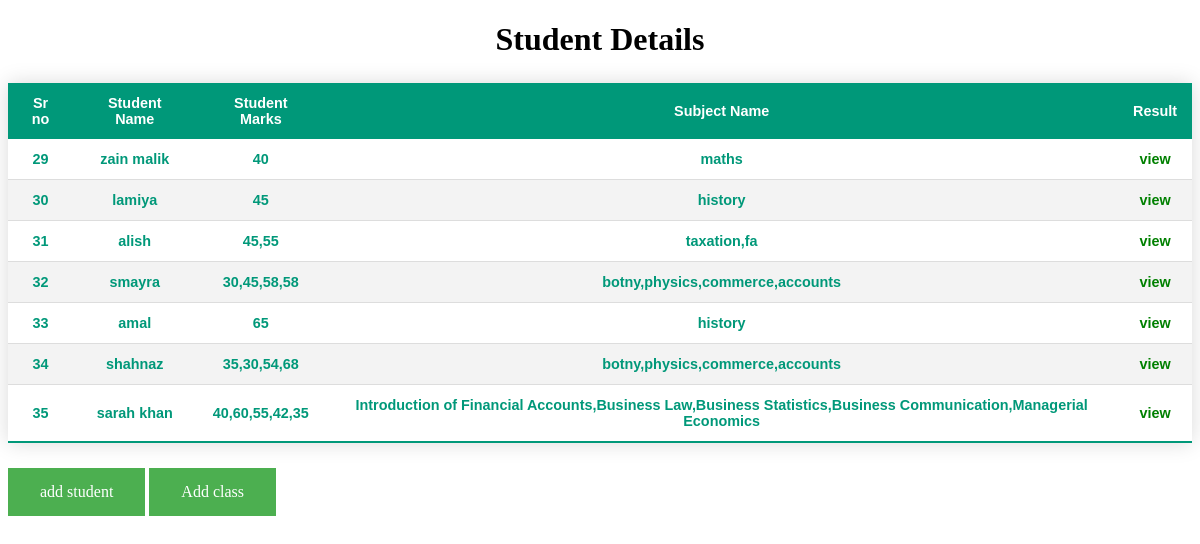
The page / on the database its author committed.
### tables this page shows
CREATE TABLE `student_table` (
  `id` int(11) NOT NULL,
  `class_id` varchar(250) NOT NULL,
  `student_name` varchar(250) NOT NULL,
  `student_marks` varchar(250) NOT NULL
);

CREATE TABLE `class_table` (
  `id` int(11) NOT NULL,
  `class_name` varchar(255) NOT NULL,
  `subject_name` varchar(255) NOT NULL,
  `passing_marks` varchar(255) NOT NULL,
  `maximum_marks` varchar(255) NOT NULL
);

### class_include.php (called while the page is built, shortened)
<?php
class classproject
{
  public $servername = 'localhost';
  public $username   = 'root';
  public $password   = '';
  public $dbname     = 'class';
  public $connect;
  public function __construct()
 {
   $this->connect = new mysqli($this->servername,$this->username,$this->password,$this->dbname);
   if(mysqli_connect_error()){
      trigger_error("failed to connect database".mysqli_connect_error());
    }else{
     return $this->connect;
    }
  }
   public function studentTable()
  {
      $sql = "SELECT student_table.id,student_table.student_name,student_table.student_marks,class_table.subject_name
              FROM student_table
              inner JOIN class_table ON class_table.id=student_table.class_id";
      $result = $this->connect->query($sql);
      $data = array();
      while($row = $result->fetch_assoc()){
      $data[] = $row;
      }
      return $data;
  }
 }
?>

### index.php (the view, shortened to what this page needs)
<?php
include ('class_include.php');
   $classObj = new classproject();
   $userview = $classObj->studentTable();
?>
<!DOCTYPE html>
<html>
<head>
</head>
<body>
<table class="styled-table" style="text-align:center;" width="100%">
    <thead>
        <h1 style="text-align:center;">Student Details</h1>
        <tr style="text-align:center;">
             <th>Sr no</th>
            <th>Student Name</th>
            <th>Student Marks</th>
            <th>Subject Name</th>
            <th>Result</th>
        </tr>
    </thead>
    <tbody>
 <?php
 if (is_array($userview)) {
    foreach ($userview as $row)
    {
 ?>
           <tr class="active-row">
                   <td><?php echo $row['id']?></td>
                  <td><?php echo $row['student_name']?></td>
                  <td><?php echo $row['student_marks']?></td>
                  <td><?php echo $row['subject_name']?></td>
                  <td><a href="class_student_result.php?uid=<?php echo $row["id"];?>" style="text-decoration:none; color: green;">view</a></td>
            </tr>
<?php
   }
}
?>
    </tbody>
</table>
<a class="button" href="class_student_insert.php" style="text-decoration:none;">add student</a>
<a class="button" href="class_insert.php" style="text-decoration:none;"> Add class</a>
</body>
</html>

### index.php (style rules this page uses)
.styled-table { border-collapse: collapse; margin: 25px 0; font-size: 0.9em; font-family: sans-serif; min-width: 400px; box-shadow: 0 0 20px rgba(0, 0, 0, 0.15); }
.styled-table thead tr { background-color: #009879; color: #ffffff; text-align: left; }
.styled-table th, .styled-table td { padding: 12px 15px; }
.styled-table tbody tr { border-bottom: 1px solid #dddddd; }
.styled-table tbody tr:nth-of-type(even) { background-color: #f3f3f3; }
.styled-table tbody tr:last-of-type { border-bottom: 2px solid #009879; }
.styled-table tbody tr.active-row { font-weight: bold; color: #009879; }
.button { background-color: #4CAF50; border: none; color: white; padding: 15px 32px; text-align: center; text-decoration: none; display: inline-block; font-size: 16px; }

### rows shown on the page
student_table: id "29", student_name "zain malik", student_marks "40", class_table.subject_name "maths"
student_table: id "30", student_name "lamiya", student_marks "45", class_table.subject_name "history"
student_table: id "31", student_name "alish", student_marks "45,55", class_table.subject_name "taxation,fa"
student_table: id "32", student_name "smayra", student_marks "30,45,58,58", class_table.subject_name "botny,physics,commerce,accounts"
student_table: id "33", student_name "amal", student_marks "65", class_table.subject_name "history"
student_table: id "34", student_name "shahnaz", student_marks "35,30,54,68", class_table.subject_name "botny,physics,commerce,accounts"
student_table: id "35", student_name "sarah khan", student_marks "40,60,55,42,35", class_table.subject_name "Introduction of Financial Accounts,Business Law,Business Statistics,Business Communication,Managerial Economics"
